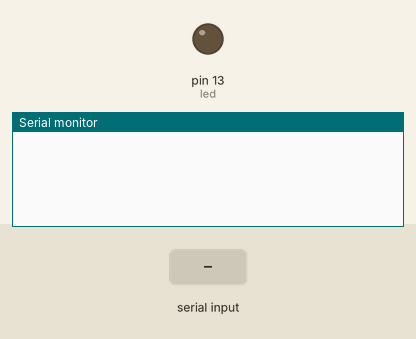
This sketch was run on a simulated Arduino Uno, built with avr-gcc and run on an emulated ATmega328P. On the bench: output pins drawn as LEDs (lit = HIGH), the last lines printed to the serial monitor. The test bench sets the inputs (shaded band).

Above: at 1.2 s.
1.3 s: "R90\n" received over the second serial link
At 2.8 s:
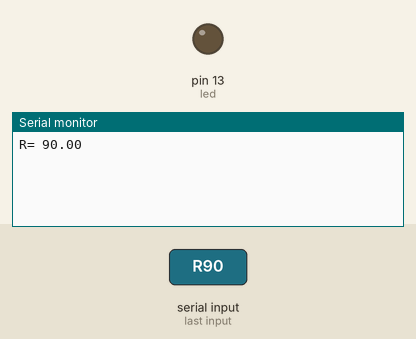
3.8 s: "S90\n" received over the second serial link
At 5.8 s:
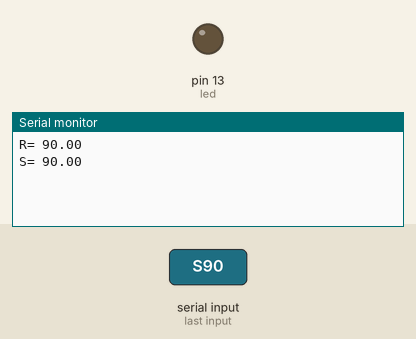
6.2 s: "T90\n" received over the second serial link
At 7.7 s:
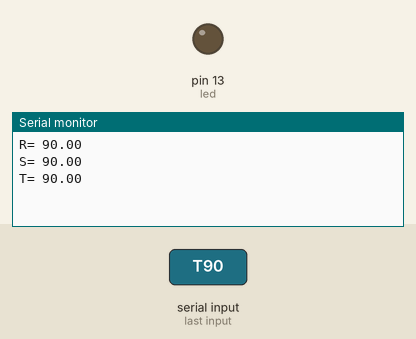

The sketch:

Float_app.ino
```cpp
//https://www.youtube.com/user/arafamicrosystems
#include <SoftwareSerial.h>
#define led 13
#define an A0
SoftwareSerial mySerial(2, 3); // RX, TX
//int threshold=5;
//unsigned long time1=0,time2=0;
//int adc1, adc2;
float x,y,z;
void setup()
{
  pinMode(led,OUTPUT);
  mySerial.begin(115200);
  Serial.begin(115200);
  //time1=millis();
  //time2=millis();
}

void loop()
{

  if(mySerial.available())
  {
    String rec= mySerial.readString(); //R1.1
    //Serial.println(rec);
    if(rec[0]=='R')
    {
      int len=rec.length()+1;
      String temp=rec.substring(1,len);
      x=temp.toFloat();//1.1
      Serial.print("R= ");
      Serial.println(x);
    }
    if(rec[0]=='S')
    {
      int len=rec.length()+1;
      String temp=rec.substring(1,len);
      y=temp.toFloat();//1.1
      Serial.print("S= ");
      Serial.println(y);
    }
    if(rec[0]=='T')
    {
      int len=rec.length()+1;
      String temp=rec.substring(1,len);
      z=temp.toFloat();//1.1
      Serial.print("T= ");
      Serial.println(z);
    }
  }
  /*
  if((unsigned long)millis()-time1>100)
  {
    mySerial.print("number.val=");
    int adc=analogRead(an);
    //Serial.println(adc);
    mySerial.print(adc);
    mySerial.write(0xff);
    mySerial.write(0xff);
    mySerial.write(0xff);
    mySerial.print("bar.val=");
    int bar=map(adc,0,1023,0,100);
    bar=constrain(bar,0,100);
    mySerial.print(bar);
    mySerial.write(0xff);
    mySerial.write(0xff);
    mySerial.write(0xff);
    time1=millis();
  }
   adc1=analogRead(an);
   if(adc1>(adc2+threshold)||adc1<(adc2-threshold))
   {
    mySerial.print("va0.val=");
    int va=map(adc1,0,1023,0,270);
    mySerial.print(va);
    mySerial.write(0xff);
    mySerial.write(0xff);
    mySerial.write(0xff);
    adc2=adc1;
   }
   /*
    if((unsigned long)millis()-time2>50)
    {
      mySerial.print("va0.val=");
      int va=map(analogRead(an),0,1023,0,270);
      mySerial.print(va);
      mySerial.write(0xff);
      mySerial.write(0xff);
      mySerial.write(0xff);
      time2=millis();
    }

  */

}
```

Measured:
- after the input at 1.3 s, the serial monitor: prints a new line after 1.0 s (image 1)
- after the input at 3.8 s, the serial monitor: prints a new line after 1.0 s (image 2)
- after the input at 6.2 s, the serial monitor: prints a new line after 1.0 s (image 3)
